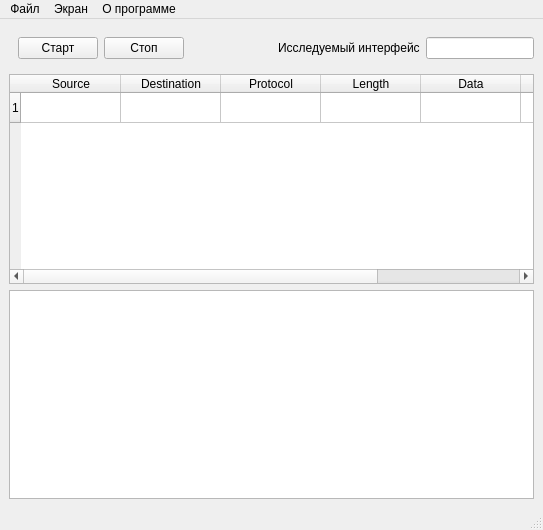
<?xml version="1.0" encoding="UTF-8"?>
<ui version="4.0">
 <class>MainWindow</class>
 <widget class="QMainWindow" name="MainWindow">
  <property name="geometry">
   <rect>
    <x>0</x>
    <y>0</y>
    <width>543</width>
    <height>530</height>
   </rect>
  </property>
  <property name="windowTitle">
   <string>Анализ трафика</string>
  </property>
  <widget class="QWidget" name="centralwidget">
   <layout class="QVBoxLayout" name="verticalLayout">
    <item>
     <layout class="QGridLayout" name="gridLayout">
      <item row="0" column="0">
       <widget class="QFrame" name="horizontalFrame">
        <layout class="QHBoxLayout" name="horizontalLayout">
         <item>
          <widget class="QPushButton" name="start_button">
           <property name="text">
            <string>Старт</string>
           </property>
          </widget>
         </item>
         <item>
          <widget class="QPushButton" name="stop_button">
           <property name="text">
            <string>Стоп</string>
           </property>
          </widget>
         </item>
        </layout>
       </widget>
      </item>
      <item row="0" column="1">
       <layout class="QHBoxLayout" name="horizontalLayout_2">
        <item>
         <spacer name="horizontalSpacer_2">
          <property name="orientation">
           <enum>Qt::Horizontal</enum>
          </property>
          <property name="sizeHint" stdset="0">
           <size>
            <width>40</width>
            <height>20</height>
           </size>
          </property>
         </spacer>
        </item>
        <item>
         <widget class="QLabel" name="label">
          <property name="text">
           <string>Исследуемый интерфейс</string>
          </property>
         </widget>
        </item>
        <item>
         <widget class="QLineEdit" name="what_iface_sniff"/>
        </item>
       </layout>
      </item>
     </layout>
    </item>
    <item>
     <widget class="QTableWidget" name="snifftable">
      <row>
       <property name="text">
        <string>1</string>
       </property>
      </row>
      <column>
       <property name="text">
        <string>Source</string>
       </property>
      </column>
      <column>
       <property name="text">
        <string>Destination</string>
       </property>
      </column>
      <column>
       <property name="text">
        <string>Protocol</string>
       </property>
      </column>
      <column>
       <property name="text">
        <string>Length</string>
       </property>
      </column>
      <column>
       <property name="text">
        <string>Data</string>
       </property>
      </column>
      <column>
       <property name="text">
        <string>Packet</string>
       </property>
      </column>
      <column>
       <property name="text">
        <string>Info</string>
       </property>
      </column>
     </widget>
    </item>
    <item>
     <widget class="QTextEdit" name="hexdump_edit"/>
    </item>
   </layout>
  </widget>
  <widget class="QMenuBar" name="menubar">
   <property name="geometry">
    <rect>
     <x>0</x>
     <y>0</y>
     <width>543</width>
     <height>21</height>
    </rect>
   </property>
   <widget class="QMenu" name="menu">
    <property name="title">
     <string>Файл</string>
    </property>
    <addaction name="open_file_action"/>
    <addaction name="save_file_action"/>
   </widget>
   <widget class="QMenu" name="menu_2">
    <property name="title">
     <string>Экран</string>
    </property>
    <addaction name="clear_table_action"/>
   </widget>
   <widget class="QMenu" name="menu_3">
    <property name="title">
     <string>О программе</string>
    </property>
    <addaction name="show_info_action"/>
   </widget>
   <addaction name="menu"/>
   <addaction name="menu_2"/>
   <addaction name="menu_3"/>
  </widget>
  <widget class="QStatusBar" name="statusbar"/>
  <action name="open_file_action">
   <property name="text">
    <string>Открыть</string>
   </property>
  </action>
  <action name="save_file_action">
   <property name="text">
    <string>Сохранить как</string>
   </property>
  </action>
  <action name="clear_table_action">
   <property name="text">
    <string>Очистить</string>
   </property>
  </action>
  <action name="show_info_action">
   <property name="text">
    <string>Справка</string>
   </property>
  </action>
 </widget>
 <resources/>
 <connections/>
</ui>
